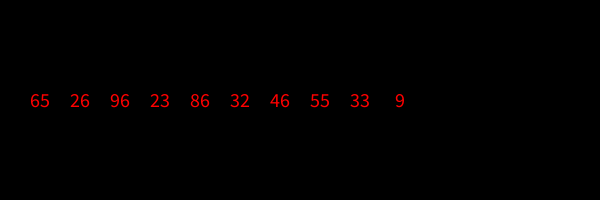
Frame 1 (no input)
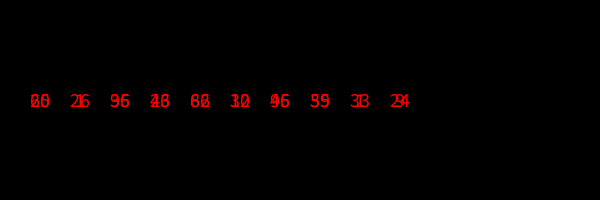
Frame 2 (the mouse pressed at the canvas centre, redrawn once)

The Processing sketch that drew these frames (run headless with seeded random() and noise(); the mouse was pressed at the canvas centre and the sketch redrawn once):

// Processing sketch: olio_6
// ── olio_6.pde
class LinkitettyLista
{
  LinkitettyLista (int pituus)
  {
    arvo = floor (random (101));
    if (pituus == 1)
      hanta = null; // perustapaus
    else
      hanta = new LinkitettyLista (pituus - 1);
  }
  void piirra (float x, float y, float askel)
  {
    text (arvo, x, y);
    if (hanta != null)
    {
      float xSeuraava = x + askel;
      hanta.piirra (x + askel, y, askel);
    }
  }
  int arvo;
  LinkitettyLista hanta;
}
void setup ()
{
  size (600, 200);
  background (0);
  colorMode (HSB, 100);
  textAlign (CENTER, CENTER);
  textSize (20);
  fill (0, 100, 100);
  noLoop ();
}
void draw ()
{
  final int VALI = 40;
  LinkitettyLista lista = new LinkitettyLista (10);
  lista.piirra (VALI, height / 2.0, VALI);
}
